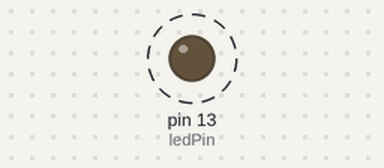
The sketch below on a simulated Arduino Uno, built with avr-gcc and run on an emulated ATmega328P. Shown: output pins drawn as LEDs (lit = HIGH). Dashed ring = blinking.

Above: at 0.15 s.
Timing chart, 0 to 3.0 s (numbered marks = the images above):
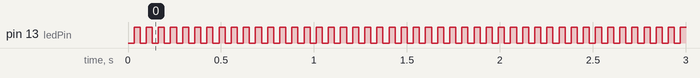

The sketch:

2-8.ino
```cpp
const int ledPin = 13;
volatile byte ledState = 0;

void setup() {
  pinMode(ledPin, OUTPUT);
  TIMSK2 |= 0x01;
  TCCR2B = 0x07;
}

void loop() {
  digitalWrite(ledPin, ledState);
}

ISR(TIMER2_OVF_vect)
{
  ledState = !ledState;
}

// CED 002, group 06, 2020-14247
// CED 002, group 06, 2023-14669
// CED 002, group 06, 2025-17066
```

Measured:
- by itself, pin 13 (ledPin): alternates HIGH for 0.03 s and LOW for 0.03 s
- by itself, everything shown: repeats every 3.9 s, in 12 steps
